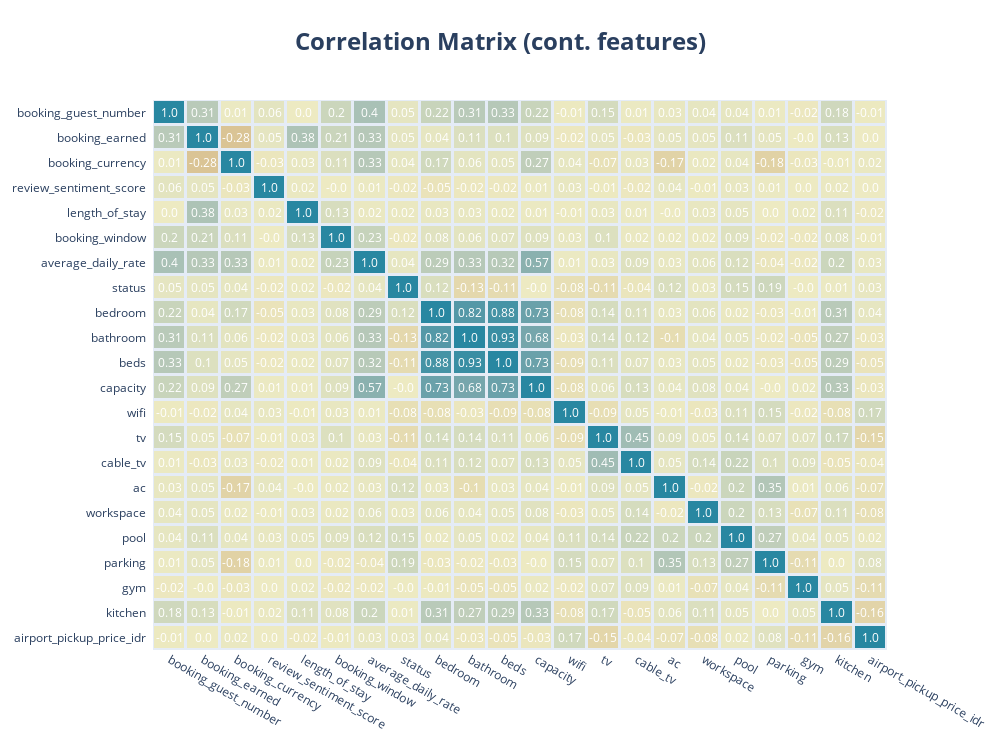

The notebook cell saved with this chart:
### Code cell
cols = [col for col in df.columns if df[col].dtype != 'object'][1:]
corr = df[cols].corr()

fig = ff.create_annotated_heatmap(
    z=corr.to_numpy().round(2),
    x=list(corr.index.values),
    y=list(corr.columns.values),       
    xgap=3, ygap=3,
    zmin=-1, zmax=1,
    colorscale='earth',
    colorbar_thickness=30,
    colorbar_ticklen=3,
)
fig.update_layout(title_text='<b>Correlation Matrix (cont. features)<b>',
                  title_x=0.5,
                  titlefont={'size': 24},
                  width=1000, height=750,
                  margin=dict(l=150, r=100, b=100, t=100),
                  xaxis_showgrid=False,
                  xaxis={'side': 'bottom'},
                  yaxis_showgrid=False,
                  yaxis_autorange='reversed',                   
                  paper_bgcolor=None,
                  )
fig.show()
